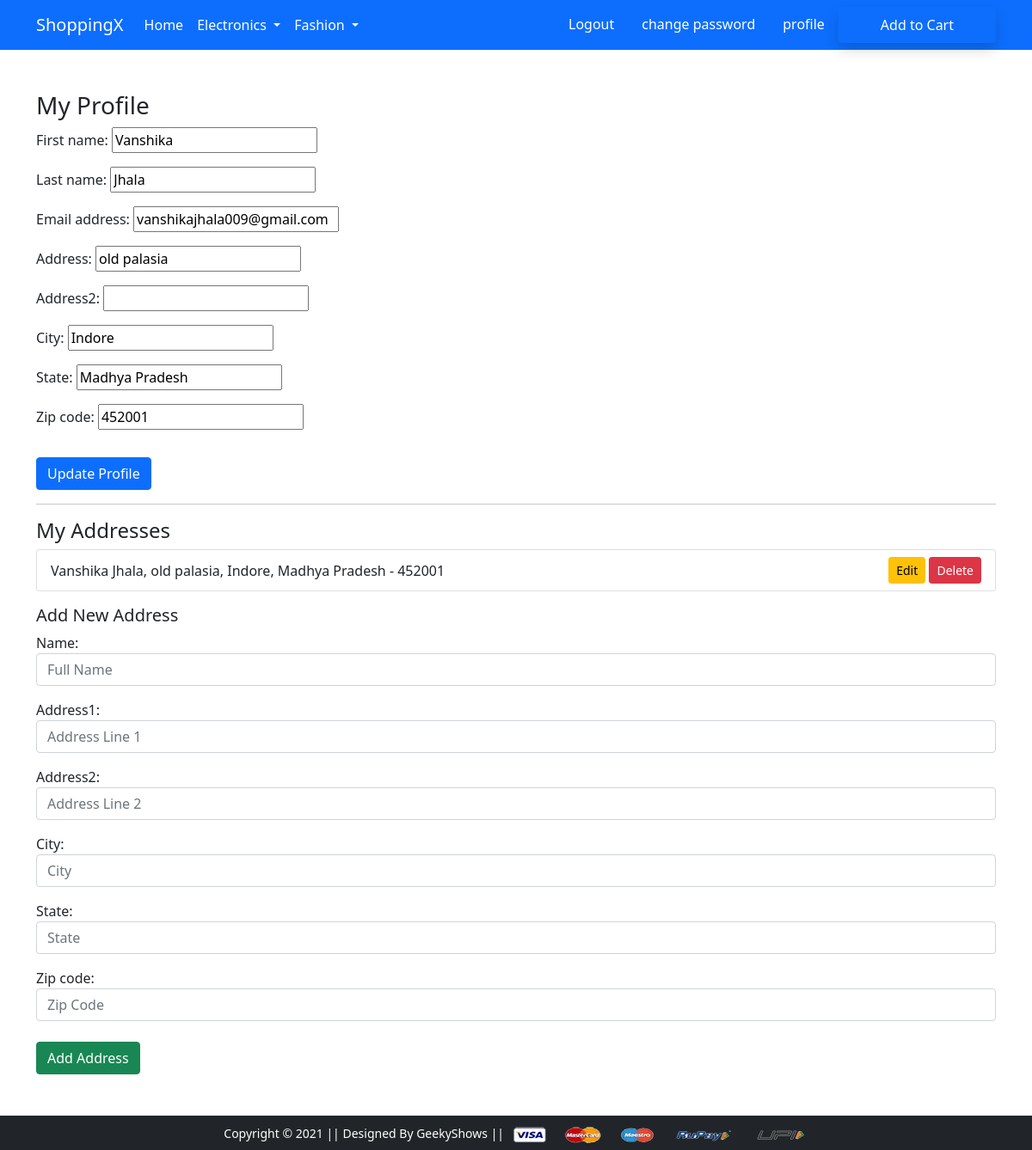
The app's page /profile/ (signed in), older data.
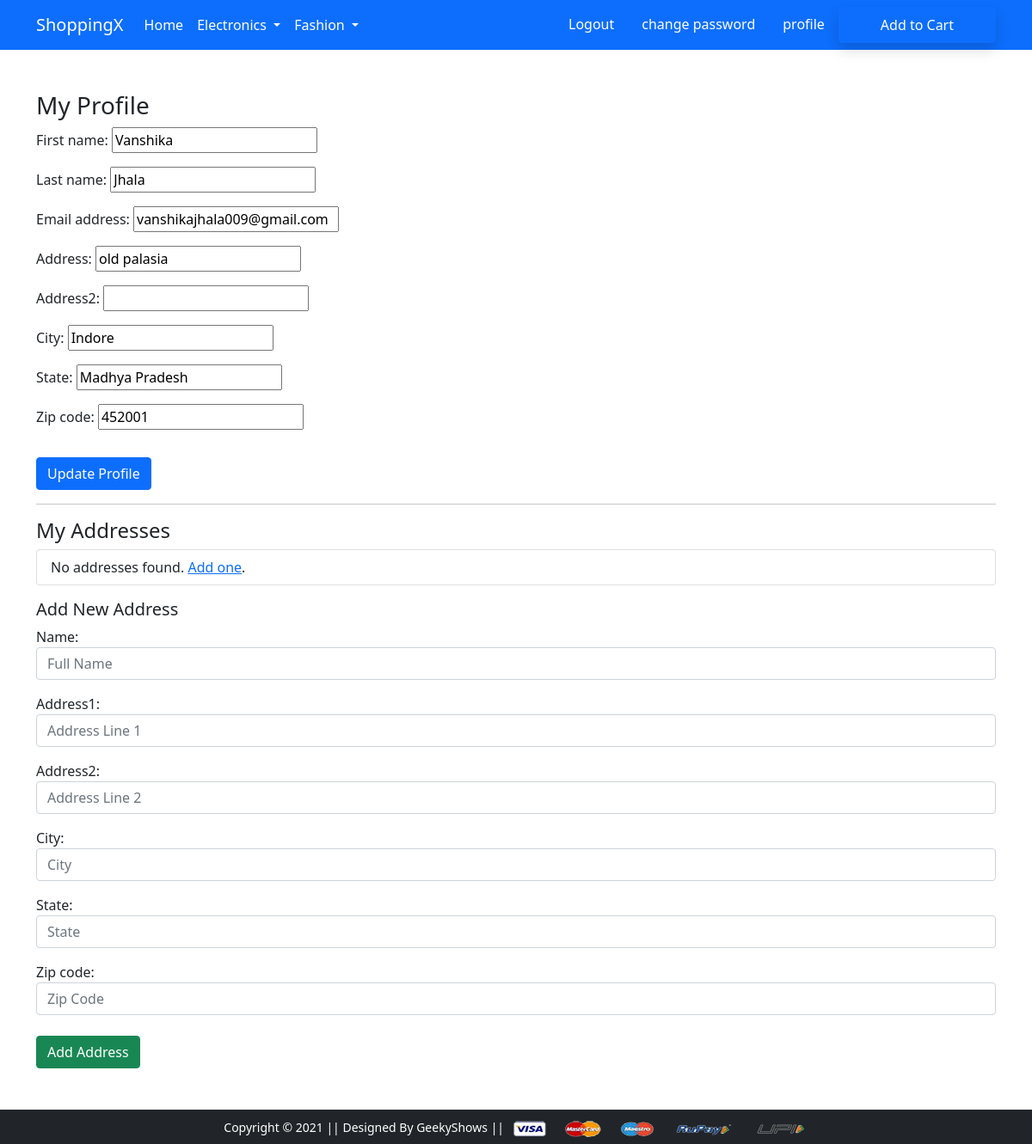
The same page, newer data.
### app/models.py (models this page shows, shortened)
class Address(models.Model):
    user = models.ForeignKey(User, on_delete=models.CASCADE)
    name = models.CharField(max_length=100)
    address1 = models.CharField(max_length=255)
    address2 = models.CharField(max_length=255, blank=True)
    city = models.CharField(max_length=50)
    state = models.CharField(max_length=50)
    zip_code = models.CharField(max_length=20)

### app/views.py (the view)
# urls.py: path('profile/', views.profile, name='profile'),
@login_required
def profile(request):
    user = request.user
    profile = user.profile  # assumes you have a Profile model linked to User
    addresses = Address.objects.filter(user=user)  # get all addresses
    if request.method == "POST":
        if 'update_profile' in request.POST:
            user_form = UserProfileForm(request.POST, instance=user)
            profile_form = ProfileForm(request.POST, instance=profile)
            if user_form.is_valid() and profile_form.is_valid():
                user_form.save()
                profile_form.save()
                return redirect('profile')
        elif 'add_address' in request.POST:
            address_form = AddressForm(request.POST)
            if address_form.is_valid():
                address = address_form.save(commit=False)
                address.user = request.user
                address.save()
                return redirect('profile')
    else:
        user_form = UserProfileForm(instance=user)
        profile_form = ProfileForm(instance=profile)
        address_form = AddressForm()
    return render(request, 'app/profile.html', {
        'user_form': user_form,
        'profile_form': profile_form,
        'address_form': address_form,
        'addresses': addresses
    })

### app/forms.py
class UserProfileForm(forms.ModelForm):
    class Meta:
        model = User
        fields = ['first_name', 'last_name', 'email']

class ProfileForm(forms.ModelForm):
    class Meta:
        model = Profile
        fields = ['address', 'address2', 'city', 'state', 'zip_code']

### app/templates/app/profile.html (shortened to what this page needs)
{% extends 'app/base.html' %}
{% block main-content %}
<div class="container my-5">
    <h3>My Profile</h3>
    <form method="POST">
        {{ user_form.as_p }}
        {{ profile_form.as_p }}
        <button type="submit" class="btn btn-primary mt-3" name="update_profile">Update Profile</button>
    </form>
    <hr>
    <h4>My Addresses</h4>
    <ul class="list-group mb-3">
        {% for addr in addresses %}
        <li class="list-group-item d-flex justify-content-between align-items-center">
            {{ addr.name }}, {{ addr.address1 }}, {{ addr.city }}, {{ addr.state }} - {{ addr.zip_code }}
            <span>
                <a href="{% url 'edit_address' addr.id %}" class="btn btn-sm btn-warning">Edit</a>
                <a href="{% url 'delete_address' addr.id %}" class="btn btn-sm btn-danger">Delete</a>
            </span>
        </li>
        {% empty %}
        <li class="list-group-item">No addresses found. <a href="{% url 'add_address' %}">Add one</a>.</li>
        {% endfor %}
    </ul>
    <h5>Add New Address</h5>
    <form method="POST">
        {{ address_form.as_p }}
        <button type="submit" name="add_address" class="btn btn-success mt-2">Add Address</button>
    </form>
</div>
{% endblock %}

Row changes from the older to the newer data that the page shows:
removed Address: name "Vanshika Jhala", address1 "old palasia", city "Indore", state "Madhya Pradesh", zip_code "452001"
Text that changed along with them:
text now shown: "No addresses found. Add one ."
